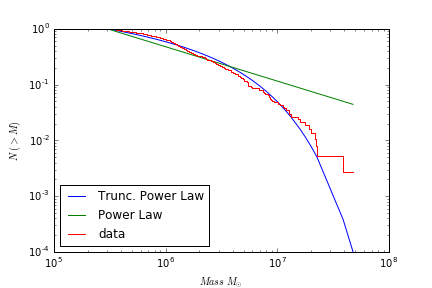

Here is the Python script that generated this plot:
# -*- coding: utf-8 -*-

import astropy
import astropy.table
import numpy as np
import matplotlib.pyplot as plt
from galaxies import Galaxy
import powerlaw
from astropy.table import Table

t=Table.read('/home/pafreema/Documents/m83.co10_props_cprops.fits') #loads into astropy table
mass=t['MASS_EXTRAP'].data #pulls out the mass variable
myfit=powerlaw.Fit(mass)

#myfit.plot_ccdf() #look at the data with the fit
print(myfit.alpha) #returns the fitted index

R,p=myfit.distribution_compare('power_law', 'truncated_power_law')
print(R,p)
#compares two different forms of the distribution
#R<0 means the data is more consistent with the right distribution, p is the significance of the result
myfit.truncated_power_law.plot_ccdf(label='Trunc. Power Law')
myfit.power_law.plot_ccdf(label='Power Law')
myfit.plot_ccdf(drawstyle='steps', label='data')
plt.xlabel(r'$Mass\ M_{\odot}$')
plt.ylabel(r'$N\ (>M)$')
plt.legend()
plt.savefig('powerlaw.png')
